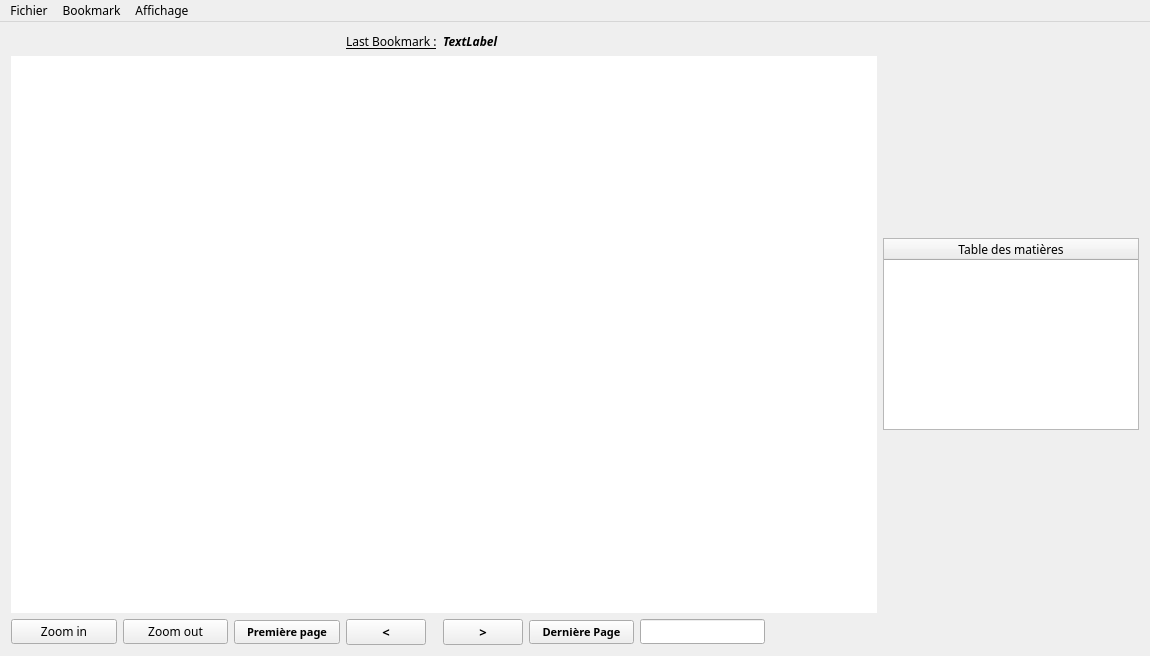
<?xml version="1.0" encoding="UTF-8"?>
<ui version="4.0">
 <class>MainWindow</class>
 <widget class="QMainWindow" name="MainWindow">
  <property name="enabled">
   <bool>true</bool>
  </property>
  <property name="geometry">
   <rect>
    <x>0</x>
    <y>0</y>
    <width>1150</width>
    <height>656</height>
   </rect>
  </property>
  <property name="font">
   <font>
    <family>Montserrat</family>
   </font>
  </property>
  <property name="windowTitle">
   <string>MainWindow</string>
  </property>
  <property name="styleSheet">
   <string notr="true"/>
  </property>
  <widget class="QWidget" name="centralWidget">
   <property name="sizePolicy">
    <sizepolicy hsizetype="Preferred" vsizetype="Preferred">
     <horstretch>0</horstretch>
     <verstretch>0</verstretch>
    </sizepolicy>
   </property>
   <property name="minimumSize">
    <size>
     <width>0</width>
     <height>0</height>
    </size>
   </property>
   <layout class="QGridLayout" name="gridLayout_2">
    <item row="2" column="0" rowspan="2" colspan="8">
     <widget class="QScrollArea" name="scrollArea">
      <property name="sizePolicy">
       <sizepolicy hsizetype="Ignored" vsizetype="Ignored">
        <horstretch>0</horstretch>
        <verstretch>0</verstretch>
       </sizepolicy>
      </property>
      <property name="styleSheet">
       <string notr="true">background-color: rgb(255, 255, 255);</string>
      </property>
      <property name="frameShape">
       <enum>QFrame::NoFrame</enum>
      </property>
      <property name="verticalScrollBarPolicy">
       <enum>Qt::ScrollBarAsNeeded</enum>
      </property>
      <property name="horizontalScrollBarPolicy">
       <enum>Qt::ScrollBarAsNeeded</enum>
      </property>
      <property name="sizeAdjustPolicy">
       <enum>QAbstractScrollArea::AdjustToContents</enum>
      </property>
      <property name="widgetResizable">
       <bool>true</bool>
      </property>
      <property name="alignment">
       <set>Qt::AlignCenter</set>
      </property>
      <widget class="QWidget" name="scrollAreaWidgetContents">
       <property name="geometry">
        <rect>
         <x>424</x>
         <y>263</y>
         <width>16</width>
         <height>20</height>
        </rect>
       </property>
       <property name="sizePolicy">
        <sizepolicy hsizetype="Fixed" vsizetype="Fixed">
         <horstretch>0</horstretch>
         <verstretch>0</verstretch>
        </sizepolicy>
       </property>
       <layout class="QGridLayout" name="gridLayout">
        <property name="leftMargin">
         <number>0</number>
        </property>
        <property name="topMargin">
         <number>0</number>
        </property>
        <property name="rightMargin">
         <number>0</number>
        </property>
        <property name="bottomMargin">
         <number>0</number>
        </property>
        <item row="6" column="0">
         <widget class="QLabel" name="screen">
          <property name="sizePolicy">
           <sizepolicy hsizetype="Fixed" vsizetype="Fixed">
            <horstretch>0</horstretch>
            <verstretch>0</verstretch>
           </sizepolicy>
          </property>
          <property name="minimumSize">
           <size>
            <width>0</width>
            <height>0</height>
           </size>
          </property>
          <property name="frameShape">
           <enum>QFrame::NoFrame</enum>
          </property>
          <property name="text">
           <string/>
          </property>
          <property name="alignment">
           <set>Qt::AlignHCenter|Qt::AlignTop</set>
          </property>
         </widget>
        </item>
       </layout>
      </widget>
     </widget>
    </item>
    <item row="4" column="0">
     <widget class="QPushButton" name="ZoomIn">
      <property name="text">
       <string>Zoom in</string>
      </property>
     </widget>
    </item>
    <item row="4" column="1">
     <widget class="QPushButton" name="ZoomOut">
      <property name="text">
       <string>Zoom out</string>
      </property>
     </widget>
    </item>
    <item row="4" column="2">
     <widget class="QPushButton" name="firstPage">
      <property name="sizePolicy">
       <sizepolicy hsizetype="Minimum" vsizetype="Fixed">
        <horstretch>0</horstretch>
        <verstretch>0</verstretch>
       </sizepolicy>
      </property>
      <property name="font">
       <font>
        <family>Montserrat</family>
        <pointsize>8</pointsize>
        <bold>true</bold>
       </font>
      </property>
      <property name="text">
       <string>Première page</string>
      </property>
     </widget>
    </item>
    <item row="4" column="3">
     <widget class="QPushButton" name="previousPage">
      <property name="sizePolicy">
       <sizepolicy hsizetype="Fixed" vsizetype="Fixed">
        <horstretch>0</horstretch>
        <verstretch>0</verstretch>
       </sizepolicy>
      </property>
      <property name="font">
       <font>
        <family>Montserrat</family>
        <pointsize>10</pointsize>
        <bold>true</bold>
       </font>
      </property>
      <property name="toolTip">
       <string/>
      </property>
      <property name="text">
       <string>&lt;</string>
      </property>
     </widget>
    </item>
    <item row="4" column="4">
     <widget class="QPushButton" name="nextPage">
      <property name="sizePolicy">
       <sizepolicy hsizetype="Fixed" vsizetype="Fixed">
        <horstretch>0</horstretch>
        <verstretch>0</verstretch>
       </sizepolicy>
      </property>
      <property name="font">
       <font>
        <family>Montserrat</family>
        <pointsize>10</pointsize>
        <bold>true</bold>
       </font>
      </property>
      <property name="text">
       <string>&gt;</string>
      </property>
     </widget>
    </item>
    <item row="4" column="5">
     <widget class="QPushButton" name="lastPage">
      <property name="sizePolicy">
       <sizepolicy hsizetype="Minimum" vsizetype="Fixed">
        <horstretch>0</horstretch>
        <verstretch>0</verstretch>
       </sizepolicy>
      </property>
      <property name="font">
       <font>
        <family>Montserrat</family>
        <pointsize>8</pointsize>
        <bold>true</bold>
       </font>
      </property>
      <property name="text">
       <string>Dernière Page</string>
      </property>
     </widget>
    </item>
    <item row="4" column="6">
     <widget class="QLineEdit" name="currPageDisplay">
      <property name="sizePolicy">
       <sizepolicy hsizetype="Fixed" vsizetype="Fixed">
        <horstretch>0</horstretch>
        <verstretch>0</verstretch>
       </sizepolicy>
      </property>
      <property name="font">
       <font>
        <family>Montserrat</family>
        <bold>true</bold>
       </font>
      </property>
      <property name="alignment">
       <set>Qt::AlignRight|Qt::AlignTrailing|Qt::AlignVCenter</set>
      </property>
     </widget>
    </item>
    <item row="4" column="7">
     <widget class="QLabel" name="totalPageDisplay">
      <property name="sizePolicy">
       <sizepolicy hsizetype="Minimum" vsizetype="Preferred">
        <horstretch>0</horstretch>
        <verstretch>0</verstretch>
       </sizepolicy>
      </property>
      <property name="text">
       <string/>
      </property>
      <property name="alignment">
       <set>Qt::AlignLeading|Qt::AlignLeft|Qt::AlignVCenter</set>
      </property>
     </widget>
    </item>
    <item row="2" column="10" rowspan="2">
     <widget class="QTreeWidget" name="treeWidget">
      <property name="sizePolicy">
       <sizepolicy hsizetype="Fixed" vsizetype="Fixed">
        <horstretch>0</horstretch>
        <verstretch>0</verstretch>
       </sizepolicy>
      </property>
      <column>
       <property name="text">
        <string notr="true">Table des matières</string>
       </property>
       <property name="font">
        <font>
         <family>Montserrat</family>
        </font>
       </property>
       <property name="textAlignment">
        <set>AlignCenter</set>
       </property>
      </column>
     </widget>
    </item>
    <item row="0" column="3">
     <widget class="QLabel" name="Last_Bookmark">
      <property name="sizePolicy">
       <sizepolicy hsizetype="Fixed" vsizetype="Fixed">
        <horstretch>0</horstretch>
        <verstretch>0</verstretch>
       </sizepolicy>
      </property>
      <property name="font">
       <font>
        <family>Montserrat</family>
        <underline>true</underline>
       </font>
      </property>
      <property name="text">
       <string>Last Bookmark :</string>
      </property>
     </widget>
    </item>
    <item row="0" column="4">
     <widget class="QLabel" name="page_Bookmark">
      <property name="sizePolicy">
       <sizepolicy hsizetype="Fixed" vsizetype="Fixed">
        <horstretch>0</horstretch>
        <verstretch>0</verstretch>
       </sizepolicy>
      </property>
      <property name="font">
       <font>
        <family>Montserrat</family>
        <italic>true</italic>
        <bold>true</bold>
       </font>
      </property>
      <property name="text">
       <string>TextLabel</string>
      </property>
     </widget>
    </item>
   </layout>
  </widget>
  <widget class="QMenuBar" name="menuBar">
   <property name="geometry">
    <rect>
     <x>0</x>
     <y>0</y>
     <width>1150</width>
     <height>25</height>
    </rect>
   </property>
   <widget class="QMenu" name="menuFile">
    <property name="title">
     <string>Fichier</string>
    </property>
    <addaction name="actionOpen"/>
    <addaction name="actionAssembler"/>
    <addaction name="separator"/>
    <addaction name="actionAbout"/>
    <addaction name="separator"/>
    <addaction name="actionClose"/>
   </widget>
   <widget class="QMenu" name="menuAffichage">
    <property name="title">
     <string>Affichage</string>
    </property>
    <widget class="QMenu" name="menuRedimensionnement">
     <property name="font">
      <font>
       <family>Montserrat</family>
      </font>
     </property>
     <property name="title">
      <string>Redimensionnement</string>
     </property>
     <addaction name="actionRedimVertical"/>
     <addaction name="actionRedimHorizontal"/>
    </widget>
    <addaction name="actionSimplePage"/>
    <addaction name="actionDoublePage"/>
    <addaction name="menuRedimensionnement"/>
   </widget>
   <widget class="QMenu" name="menuBookmark">
    <property name="title">
     <string>Bookmark</string>
    </property>
    <addaction name="actionBookmark"/>
    <addaction name="actionGotobookmark"/>
   </widget>
   <addaction name="menuFile"/>
   <addaction name="menuBookmark"/>
   <addaction name="menuAffichage"/>
  </widget>
  <action name="actionOpen">
   <property name="text">
    <string>Ouvrir</string>
   </property>
   <property name="font">
    <font>
     <family>Montserrat</family>
    </font>
   </property>
   <property name="shortcut">
    <string>Ctrl+O</string>
   </property>
  </action>
  <action name="actionClose">
   <property name="text">
    <string>Fermer</string>
   </property>
   <property name="font">
    <font>
     <family>Montserrat</family>
    </font>
   </property>
  </action>
  <action name="actionAssembler">
   <property name="text">
    <string>Assembler</string>
   </property>
   <property name="font">
    <font>
     <family>Montserrat</family>
    </font>
   </property>
   <property name="shortcut">
    <string>Ctrl+Shift+S</string>
   </property>
  </action>
  <action name="actionAbout">
   <property name="text">
    <string>A propos de Qt</string>
   </property>
  </action>
  <action name="actionRaw">
   <property name="text">
    <string>Raw</string>
   </property>
  </action>
  <action name="actionText_focused">
   <property name="text">
    <string>Text focused</string>
   </property>
  </action>
  <action name="actionDrawing_focused">
   <property name="text">
    <string>Drawing focused</string>
   </property>
  </action>
  <action name="actionSimplePage">
   <property name="text">
    <string>Simple page</string>
   </property>
   <property name="font">
    <font>
     <family>Montserrat</family>
    </font>
   </property>
  </action>
  <action name="actionDoublePage">
   <property name="text">
    <string>Double page</string>
   </property>
  </action>
  <action name="actionBookmark">
   <property name="text">
    <string>Marquer la page</string>
   </property>
   <property name="font">
    <font>
     <family>Montserrat</family>
    </font>
   </property>
  </action>
  <action name="actionGotobookmark">
   <property name="text">
    <string>Aller au dernier marque-page</string>
   </property>
   <property name="font">
    <font>
     <family>Montserrat</family>
    </font>
   </property>
  </action>
  <action name="actionRedimVertical">
   <property name="text">
    <string>Vertical</string>
   </property>
   <property name="font">
    <font>
     <family>Montserrat</family>
    </font>
   </property>
  </action>
  <action name="actionRedimHorizontal">
   <property name="text">
    <string>Horizontal</string>
   </property>
   <property name="font">
    <font>
     <family>Montserrat</family>
    </font>
   </property>
  </action>
 </widget>
 <layoutdefault spacing="6" margin="11"/>
 <resources/>
 <connections/>
</ui>
